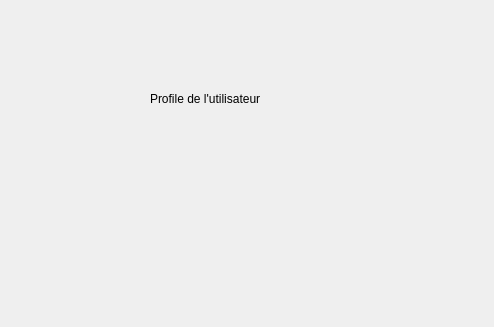
<?xml version="1.0" encoding="UTF-8"?>
<ui version="4.0">
 <class>profile</class>
 <widget class="QDialog" name="profile">
  <property name="geometry">
   <rect>
    <x>0</x>
    <y>0</y>
    <width>494</width>
    <height>327</height>
   </rect>
  </property>
  <property name="windowTitle">
   <string>Dialog</string>
  </property>
  <widget class="QLabel" name="label">
   <property name="geometry">
    <rect>
     <x>150</x>
     <y>90</y>
     <width>301</width>
     <height>17</height>
    </rect>
   </property>
   <property name="text">
    <string>Profile de l'utilisateur</string>
   </property>
  </widget>
 </widget>
 <resources/>
 <connections/>
</ui>
